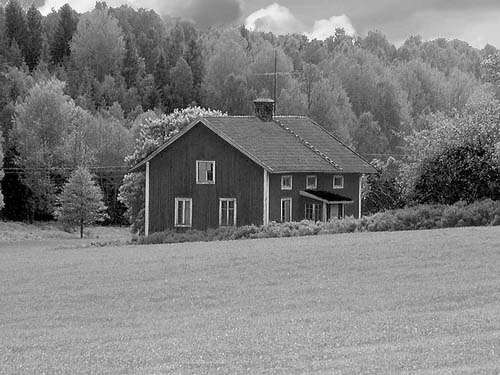
%> input picture img1.jpg, 500 x 375 px
$ octave assignment1.m   (GNU Octave 9; MATLAB toolbox functions it lacks are replaced by stand-ins)
%> lines starting %> are read from the running program, lines starting %| are printed output that depends on the picture
%% 2D Fourier Transform of Images
clear;
clc;

img1 = imread("img1.jpg");
%> img1 is the input picture: size 375x500 uint8; min 0, max 255, mean 127.1
img2 = imread("img2.jpg");
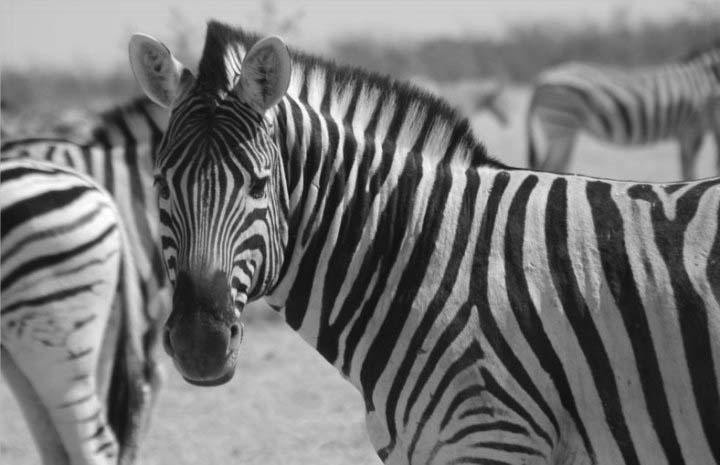
%> input picture img2.jpg, 720 x 465 px
%> img2 is the input picture: size 465x720 uint8; min 6, max 255, mean 118

figure(1);
subplot(1,2,1); imshow(img1);
subplot(1,2,2); imshow(img2);

resizedCheckerboard = imresize(img2, size(img1));

img1_gray = mat2gray(img1);
img2_gray= mat2gray(resizedCheckerboard);

f1=fft2(img1_gray); f2=fft2(img2_gray);
f1=fftshift(f1); f2=fftshift(f2);

img1_mag=abs(f1); img2_mag=abs(f2);
img1_phase=angle(f1); img2_phase=angle(f2);

figure(2);
subplot(1,2,1); imshow(log(img1_mag)); title("img1 mag");
subplot(1,2,2); imshow(log(img2_mag)); title("img2 mag");

figure(3);
subplot(1,2,1); imshow(img1_phase); title("img1 phase");
subplot(1,2,2); imshow(img2_phase); title("img2 phase");

new_f1=img1_mag.*exp(1j*img2_phase);
new_img1=ifft2(ifftshift(new_f1));

new_f2=img2_mag.*exp(1j*img1_phase);
new_img2=ifft2(ifftshift(new_f2));
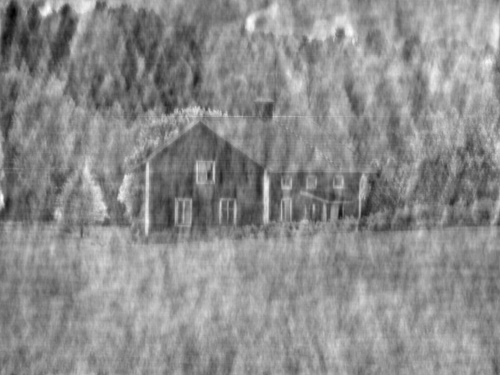
%> new_img2: size 375x500 double; min -0.675, max 1.34, mean 0.434; drawn with min black and max white

figure(4);
subplot(1,2,1); imshow(real(new_img1)); title("img1 mag + img2 phase");
subplot(1,2,2); imshow(real(new_img2)); title("img2 mag + img1 phase");
%> after `imshow(real(new_img2))`:
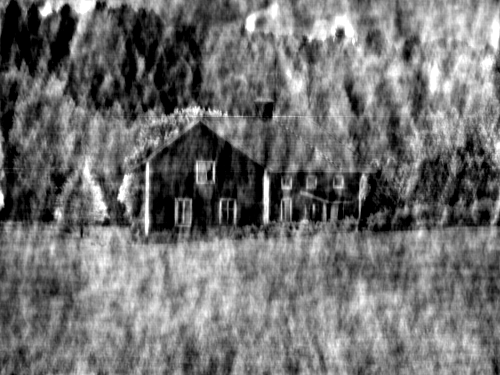
%> displayed picture: size 375x500, on the screen's scale of 0 to 255; min 0, max 255, mean 111.9

%% Perspective Image Transforms

M1=[1.6322 0 0; 0.2120 1.6336 0.0013; -101.9757 -0.6322 1]';
M2=[1.4219 0.3183 0.0013; 0 1.4206 0; -0.4206 -101.8704 1]';
M3=[0.7033 -0.2239 -0.0009; 0 0.9991 0; 0.2958 0.2239 1]';
M4=[1.1044 -0.3493 0.0003; 0.0011 1.5066 0.0011; -0.1041 -0.1560 1]';

projected1=zeros(375,500);
projected2=zeros(375,500);
projected3=zeros(375,500);
projected4=zeros(375,500);

% forward warping - holes

for i=1:375
    for j=1:500
        tmp=M1*[i j 1]';
        u=round(tmp(1,1)/tmp(3,1));
        v=round(tmp(2,1)/tmp(3,1));
        if(u>0 && v>0 && u<376 && v<501)
            projected1(u,v)=img1_gray(i,j);
        end
    end
end
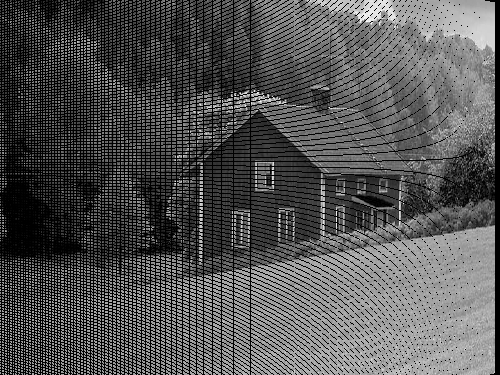
%> projected1: size 375x500 double; min 0, max 1, mean 0.327

for i=1:375
    for j=1:500
        tmp=M2*[i j 1]';
        u=round(tmp(1,1)/tmp(3,1));
        v=round(tmp(2,1)/tmp(3,1));
        if(u>0 && v>0 && u<376 && v<501)
            projected2(u,v)=img1_gray(i,j);
        end
    end
end
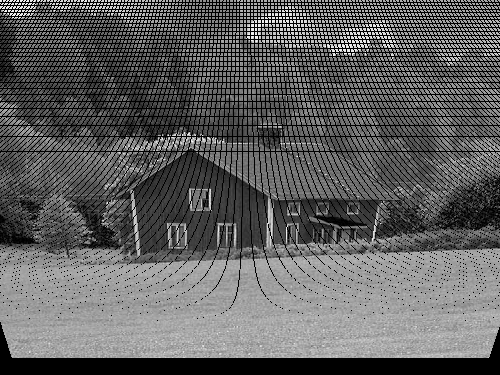
%> projected2: size 375x500 double; min 0, max 1, mean 0.374

for i=1:375
    for j=1:500
        tmp=M3*[i j 1]';
        u=round(tmp(1,1)/tmp(3,1));
        v=round(tmp(2,1)/tmp(3,1));
        if(u>0 && v>0 && u<376 && v<501)
            projected3(u,v)=img1_gray(i,j);
        end
    end
end
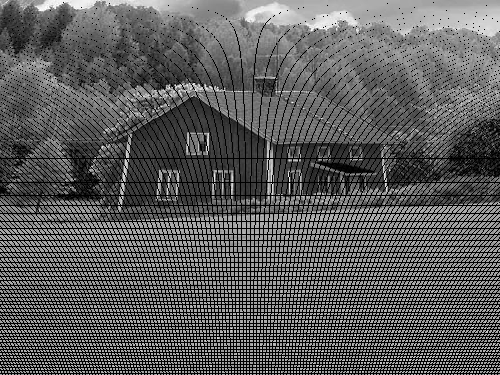
%> projected3: size 375x500 double; min 0, max 1, mean 0.36

for i=1:375
    for j=1:500
        tmp=M4*[i j 1]';
        u=round(tmp(1,1)/tmp(3,1));
        v=round(tmp(2,1)/tmp(3,1));
        if(u>0 && v>0 && u<376 && v<501)
            projected4(u,v)=img1_gray(i,j);
        end
    end
end
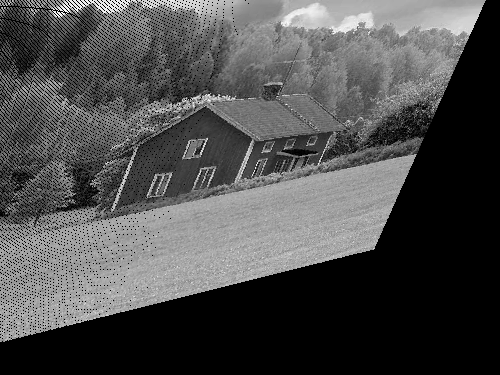
%> projected4: size 375x500 double; min 0, max 1, mean 0.304

% forward warping
figure(5);
subplot(1,4,1); imshow(projected1);
subplot(1,4,2); imshow(projected2);
subplot(1,4,3); imshow(projected3);
subplot(1,4,4); imshow(projected4);


% backward warping - no holes

%> (the run ends here)
